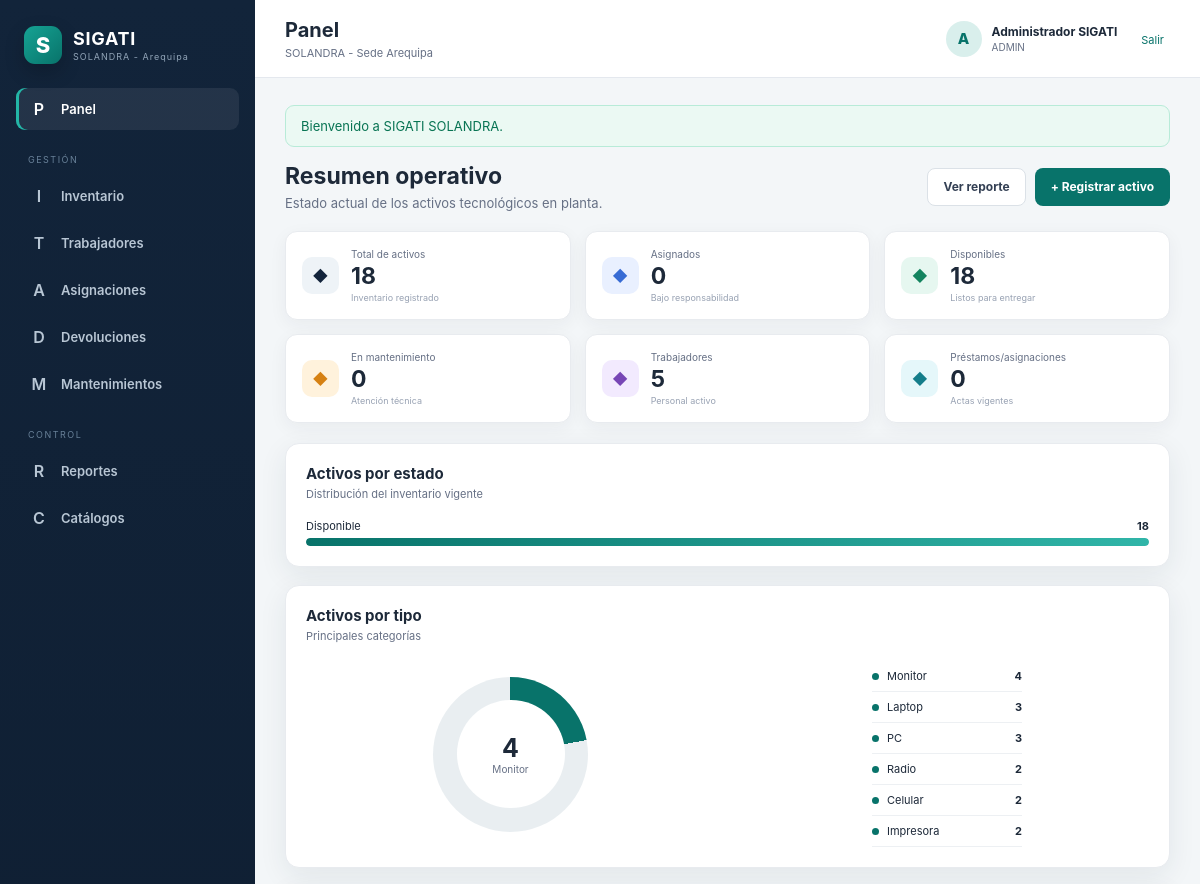
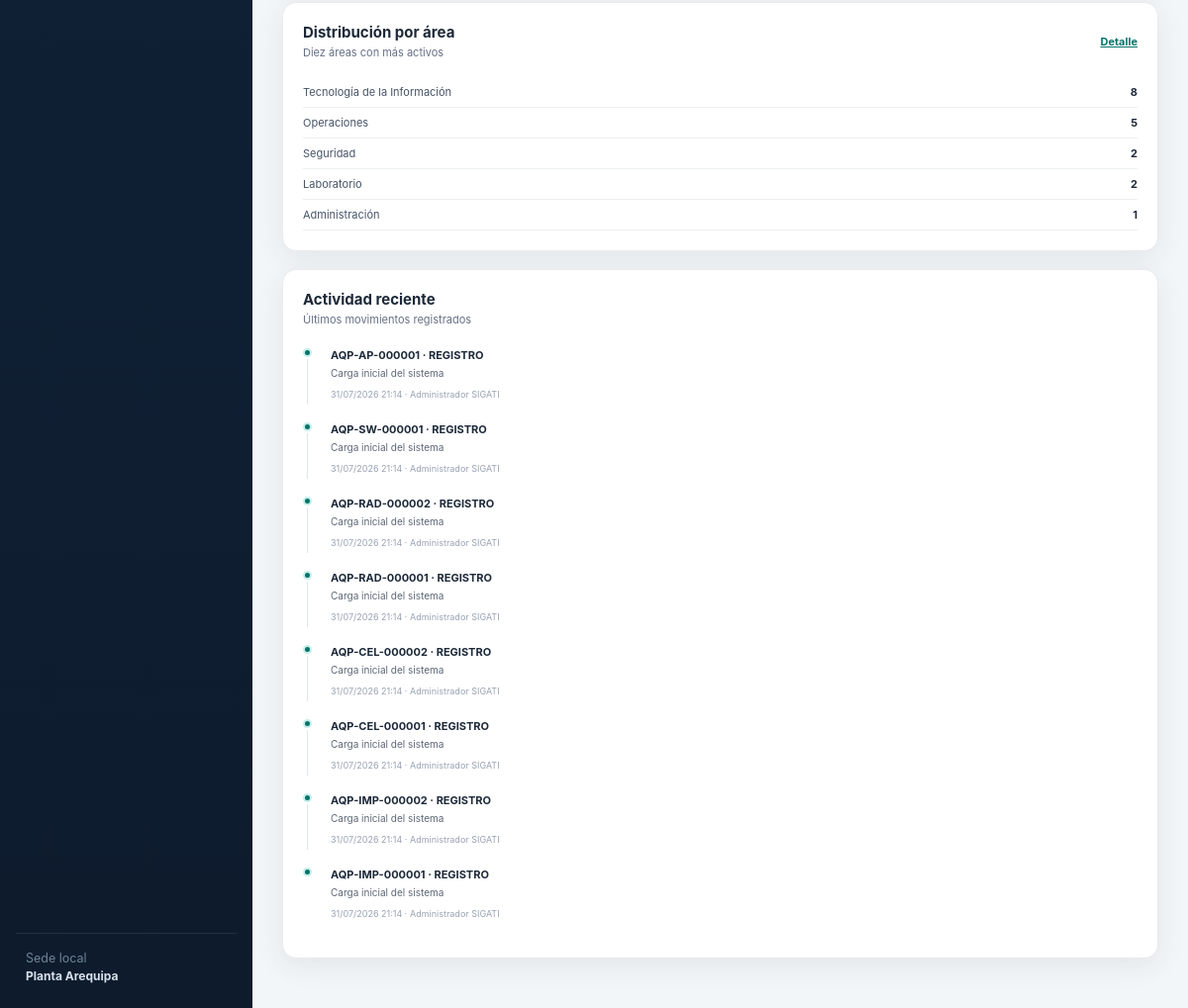
The app's page /sigati_solandra/public (signed in) with its own data (2 pictures, top to bottom).
### tables this page shows
CREATE TABLE usuarios (
  id INT UNSIGNED AUTO_INCREMENT PRIMARY KEY,
  rol_id INT UNSIGNED NOT NULL,
  nombre VARCHAR(120) NOT NULL,
  usuario VARCHAR(60) NOT NULL UNIQUE,
  correo VARCHAR(150) NULL UNIQUE,
  clave_hash VARCHAR(255) NOT NULL,
  activo TINYINT(1) NOT NULL DEFAULT 1,
  ultimo_ingreso_en DATETIME NULL,
  creado_en TIMESTAMP NOT NULL DEFAULT CURRENT_TIMESTAMP,
  actualizado_en TIMESTAMP NULL DEFAULT CURRENT_TIMESTAMP ON UPDATE CURRENT_TIMESTAMP,
  CONSTRAINT fk_users_role FOREIGN KEY (rol_id) REFERENCES roles(id)
);

CREATE TABLE estados_activo (
  id INT UNSIGNED AUTO_INCREMENT PRIMARY KEY,
  codigo VARCHAR(40) NOT NULL UNIQUE,
  nombre VARCHAR(100) NOT NULL UNIQUE,
  color VARCHAR(30) NOT NULL DEFAULT 'secondary',
  activo TINYINT(1) NOT NULL DEFAULT 1
);

CREATE TABLE tipos_activo (
  id INT UNSIGNED AUTO_INCREMENT PRIMARY KEY,
  nombre VARCHAR(100) NOT NULL UNIQUE,
  prefijo VARCHAR(8) NOT NULL UNIQUE,
  activo TINYINT(1) NOT NULL DEFAULT 1,
  creado_en TIMESTAMP NOT NULL DEFAULT CURRENT_TIMESTAMP
);

CREATE TABLE movimientos_activo (
  id BIGINT UNSIGNED AUTO_INCREMENT PRIMARY KEY,
  activo_id BIGINT UNSIGNED NOT NULL,
  tipo_movimiento VARCHAR(50) NOT NULL,
  tipo_referencia VARCHAR(40) NULL,
  referencia_id BIGINT UNSIGNED NULL,
  estado_origen_id INT UNSIGNED NULL,
  estado_destino_id INT UNSIGNED NULL,
  area_origen_id INT UNSIGNED NULL,
  area_destino_id INT UNSIGNED NULL,
  trabajador_origen_id INT UNSIGNED NULL,
  trabajador_destino_id INT UNSIGNED NULL,
  observaciones VARCHAR(500) NULL,
  usuario_id INT UNSIGNED NULL,
  creado_en TIMESTAMP NOT NULL DEFAULT CURRENT_TIMESTAMP,
  INDEX ix_movement_asset_date (activo_id,creado_en),
  CONSTRAINT fk_movement_asset FOREIGN KEY (activo_id) REFERENCES activos(id),
  CONSTRAINT fk_movement_from_status FOREIGN KEY (estado_origen_id) REFERENCES estados_activo(id),
  CONSTRAINT fk_movement_to_status FOREIGN KEY (estado_destino_id) REFERENCES estados_activo(id),
  CONSTRAINT fk_movement_from_area FOREIGN KEY (area_origen_id) REFERENCES areas(id),
  CONSTRAINT fk_movement_to_area FOREIGN KEY (area_destino_id) REFERENCES areas(id),
  CONSTRAINT fk_movement_from_employee FOREIGN KEY (trabajador_origen_id) REFERENCES trabajadores(id),
  CONSTRAINT fk_movement_to_employee FOREIGN KEY (trabajador_destino_id) REFERENCES trabajadores(id),
  CONSTRAINT fk_movement_user FOREIGN KEY (usuario_id) REFERENCES usuarios(id)
);

CREATE TABLE activos (
  id BIGINT UNSIGNED AUTO_INCREMENT PRIMARY KEY,
  uuid CHAR(36) NULL UNIQUE,
  codigo_activo VARCHAR(40) NOT NULL UNIQUE,
  codigo_anterior VARCHAR(80) NULL,
  tipo_activo_id INT UNSIGNED NOT NULL,
  marca_id INT UNSIGNED NULL,
  modelo_id INT UNSIGNED NULL,
  estado_id INT UNSIGNED NOT NULL,
  area_actual_id INT UNSIGNED NULL,
  ubicacion_id INT UNSIGNED NULL,
  trabajador_actual_id INT UNSIGNED NULL,
  numero_serie VARCHAR(150) NULL,
  nombre_equipo VARCHAR(120) NULL,
  direccion_ip VARCHAR(45) NULL,
  direccion_mac VARCHAR(30) NULL,
  imei1 VARCHAR(30) NULL,
  imei2 VARCHAR(30) NULL,
  numero_telefono VARCHAR(30) NULL,
  fecha_compra DATE NULL,
  numero_factura VARCHAR(80) NULL,
  proveedor_id INT UNSIGNED NULL,
  costo DECIMAL(12,2) NULL,
  fin_garantia DATE NULL,
  observaciones TEXT NULL,
  activo TINYINT(1) NOT NULL DEFAULT 1,
  creado_por INT UNSIGNED NULL,
  actualizado_por INT UNSIGNED NULL,
  creado_en TIMESTAMP NOT NULL DEFAULT CURRENT_TIMESTAMP,
  actualizado_en TIMESTAMP NULL DEFAULT CURRENT_TIMESTAMP ON UPDATE CURRENT_TIMESTAMP,
  INDEX ix_assets_search (codigo_activo,codigo_anterior,numero_serie),
  INDEX ix_assets_status (estado_id),
  INDEX ix_assets_area (area_actual_id),
  INDEX ix_assets_employee (trabajador_actual_id),
  CONSTRAINT fk_assets_type FOREIGN KEY (tipo_activo_id) REFERENCES tipos_activo(id),
  CONSTRAINT fk_assets_brand FOREIGN KEY (marca_id) REFERENCES marcas(id),
  CONSTRAINT fk_assets_model FOREIGN KEY (modelo_id) REFERENCES modelos(id),
  CONSTRAINT fk_assets_status FOREIGN KEY (estado_id) REFERENCES estados_activo(id),
  CONSTRAINT fk_assets_area FOREIGN KEY (area_actual_id) REFERENCES areas(id),
  CONSTRAINT fk_assets_location FOREIGN KEY (ubicacion_id) REFERENCES ubicaciones(id),
  CONSTRAINT fk_assets_employee FOREIGN KEY (trabajador_actual_id) REFERENCES trabajadores(id),
  CONSTRAINT fk_assets_supplier FOREIGN KEY (proveedor_id) REFERENCES proveedores(id),
  CONSTRAINT fk_assets_created_by FOREIGN KEY (creado_por) REFERENCES usuarios(id),
  CONSTRAINT fk_assets_updated_by FOREIGN KEY (actualizado_por) REFERENCES usuarios(id)
);

### app/Vistas/panel.php (the view, shortened to what the rows shown need)
<?php
$resumen = $resumen ?? [];
$porEstado = $porEstado ?? [];
$porTipo = $porTipo ?? [];
$porArea = $porArea ?? [];
$recientes = $recientes ?? [];
$total = max(1, (int) ($resumen['total_activos'] ?? 0));
$cards = [
    ['Total de activos', $resumen['total_activos'] ?? 0, 'Inventario registrado', 'navy'],
    ['Asignados', $resumen['activos_asignados'] ?? 0, 'Bajo responsabilidad', 'blue'],
    ['Disponibles', $resumen['activos_disponibles'] ?? 0, 'Listos para entregar', 'green'],
    ['En mantenimiento', $resumen['activos_mantenimiento'] ?? 0, 'Atención técnica', 'orange'],
    ['Trabajadores', $resumen['total_trabajadores'] ?? 0, 'Personal activo', 'purple'],
    ['Préstamos/asignaciones', $resumen['asignaciones_activas'] ?? 0, 'Actas vigentes', 'cyan'],
];
?>
<div class="page-actions">
    <div>
        <h2>Resumen operativo</h2>
        <p>Estado actual de los activos tecnológicos en planta.</p>
    </div>
    <div class="actions">
        <a class="btn btn-light" href="<?= url('reportes/inventario') ?>">Ver reporte</a>
        <a class="btn btn-primary" href="<?= url('activos/crear') ?>">+ Registrar activo</a>
    </div>
</div>
<div class="stat-grid">
    <?php foreach ($cards as [$label, $valor, $description, $tone]): ?>
        <article class="stat-card tone-<?= $tone ?>">
            <div class="stat-icon">◆</div>
            <div>
                <span><?= e($label) ?></span>
                <strong><?= number_format((int) $valor) ?></strong>
                <small><?= e($description) ?></small>
            </div>
        </article>
    <?php endforeach; ?>
</div>
<div class="dashboard-grid">
    <section class="panel">
        <div class="panel-head">
            <div>
                <h3>Activos por estado</h3>
                <p>Distribución del inventario vigente</p>
            </div>
        </div>
        <div class="bar-list">
            <?php foreach ($porEstado as $estado): ?>
                <?php $percent = round(((int) $estado['total'] / $total) * 100, 1); ?>
                <div class="bar-row">
                    <div class="bar-label">
                        <span><?= e($estado['nombre']) ?></span>
                        <b><?= (int) $estado['total'] ?></b>
                    </div>
                    <div class="bar-track">
                        <i style="width:<?= $percent ?>%"></i>
                    </div>
                </div>
            <?php endforeach; ?>
        </div>
    </section>
    <section class="panel">
        <div class="panel-head">
            <div>
                <h3>Activos por tipo</h3>
                <p>Principales categorías</p>
            </div>
        </div>
        <div class="donut-wrap">
            <div class="donut" style="--p:<?= min(100, round(((int) ($porTipo[0]['total'] ?? 0) / $total) * 100)) ?>">
                <div>
                    <strong><?= number_format((int) ($porTipo[0]['total'] ?? 0)) ?></strong>
                    <span><?= e($porTipo[0]['nombre'] ?? 'Activos') ?></span>
                </div>
            </div>
            <div class="legend-list">
                <?php foreach (array_slice($porTipo, 0, 6) as $tipo): ?>
                    <div>
                        <i></i>
                        <span><?= e($tipo['nombre']) ?></span>
                        <b><?= (int) $tipo['total'] ?></b>
                    </div>
                <?php endforeach; ?>
            </div>
        </div>
    </section>
    <section class="panel">
        <div class="panel-head">
            <div>
                <h3>Distribución por área</h3>
                <p>Diez áreas con más activos</p>
            </div>
            <a href="<?= url('reportes/inventario') ?>">Detalle</a>
        </div>
        <div class="area-list">
            <?php foreach ($porArea as $area): ?>
                <div>
                    <span><?= e($area['nombre']) ?></span>
                    <b><?= (int) $area['total'] ?></b>
                </div>
            <?php endforeach; ?>
        </div>
    </section>
    <section class="panel">
        <div class="panel-head">
            <div>
                <h3>Actividad reciente</h3>
                <p>Últimos movimientos registrados</p>
            </div>
        </div>
        <div class="timeline compact">
            <?php foreach ($recientes as $movimiento): ?>
                <div class="timeline-item">
                    <i></i>
                    <div>
                        <strong><?= e($movimiento['codigo_activo']) ?> · <?= e($movimiento['tipo_movimiento']) ?></strong>
                        <p><?= e($movimiento['observaciones'] ?: 'Movimiento registrado') ?></p>
                        <small>
                            <?= datetime_pe($movimiento['creado_en']) ?> · <?= e($movimiento['nombre_usuario'] ?? 'Sistema') ?>
                        </small>
                    </div>
                </div>
            <?php endforeach; ?>
        </div>
    </section>
</div>

### app/Nucleo/nucleo.php (shortened to what the rows shown need)
<?php
final class Config
{
    private static array $datos = [];
    public static function obtener(string $clave, mixed $default = null): mixed
    {
        [$archivo, $registro] = array_pad(explode('.', $clave, 2), 2, null);
        if (!isset(self::$datos[$archivo])) {
            $ruta = dirname(__DIR__, 2).'/config/'.$archivo.'.php';
            self::$datos[$archivo] = require $ruta;
        }
        return $registro === null
            ? self::$datos[$archivo]
            : (self::$datos[$archivo][$registro] ?? $default);
    }
}
final class BD
{
    private static ?PDO $pdo = null;
    public static function pdo(): PDO
    {
        $config = Config::obtener('base_datos');
        $dsn = sprintf(
            'mysql:host=%s;port=%s;dbname=%s;charset=%s',
            $config['servidor'],
            $config['puerto'],
            $config['nombre'],
            $config['codificacion']
        );
        self::$pdo = new PDO($dsn, $config['usuario'], $config['clave'], [
            PDO::ATTR_ERRMODE => PDO::ERRMODE_EXCEPTION,
            PDO::ATTR_DEFAULT_FETCH_MODE => PDO::FETCH_ASSOC,
            PDO::ATTR_EMULATE_PREPARES => false,
        ]);
        return self::$pdo;
    }
}
final class Flash
{
    public static function tomar(): array
    {
        $mensajes = $_SESSION['_flash'] ?? [];
        return $mensajes;
    }
}
final class Auth
{
    public static function usuario(): ?array
    {
        return $_SESSION['usuario'] ?? null;
    }
    public static function rol(): ?string
    {
        return $_SESSION['usuario']['nombre_rol'] ?? null;
    }
}
final class Vista
{
    public static function renderizar(string $vista, array $datos = [], string $plantilla = 'plantilla'): void
    {
        $archivo = dirname(__DIR__).'/Vistas/'.$vista.'.php';
        extract($datos, EXTR_SKIP);
        require $archivo;
        $contenido = ob_get_clean();
        require dirname(__DIR__).'/Vistas/'.$plantilla.'.php';
    }
}
abstract class Controlador
{
    protected function vista(string $vista, array $datos = [], string $plantilla = 'plantilla'): void
    {
        Vista::renderizar($vista, $datos, $plantilla);
    }
}
final class Router
{
    private array $rutas = [];
    public function get(string $ruta, array $manejador): void
    {
        $this->rutas[] = ['GET', $ruta, $manejador];
    }
    public function post(string $ruta, array $manejador): void
    {
        $this->rutas[] = ['POST', $ruta, $manejador];
    }
    public function dispatch(): void
    {
        $metodo = $_SERVER['REQUEST_METHOD'];
        $uri = parse_url($_SERVER['REQUEST_URI'], PHP_URL_PATH) ?: '/';
        $base = rtrim((string) Config::obtener('aplicacion.url_base'), '/');
        if ($base !== '' && str_starts_with($uri, $base)) {
            $uri = substr($uri, strlen($base));
        }
        $uri = '/'.trim($uri, '/');
        foreach ($this->rutas as [$metodoRuta, $ruta, $manejador]) {
            if ($metodoRuta !== $metodo) {
                continue;
            }
            $pattern = '#^'.preg_replace(
                '#\{[a-zA-Z_][a-zA-Z0-9_]*\}#',
                '([^/]+)',
                rtrim($ruta, '/')
            ).'/?$#';
            if (preg_match($pattern, $uri, $coincidencias)) {
                array_shift($coincidencias);
                [$clase, $accion] = $manejador;
                (new $clase())->$accion(...$coincidencias);
                return;
            }
        }
    }
}

### app/Vistas/plantilla.php (shortened to what the rows shown need)
<?php
$usuario = Auth::usuario();
$flashes = Flash::tomar();
$rutaActual = trim(parse_url($_SERVER['REQUEST_URI'] ?? '', PHP_URL_PATH) ?? '', '/');
function nav_activo(string $segmento, string $rutaActual): string
{
    return str_contains($rutaActual, $segmento) ? 'active' : '';
}
?>
<!doctype html>
<html lang="es">
<head>
    <link rel="stylesheet" href="<?= recurso('css/app.css') ?>">
</head>
<body>
<div class="app-shell">
    <aside class="sidebar" id="sidebar">
        <div class="brand">
            <div class="brand-mark">S</div>
            <div>
                <strong>SIGATI</strong>
                <small>SOLANDRA - Arequipa</small>
            </div>
        </div>
        <nav>
            <a class="<?= $rutaActual === trim(config('aplicacion.url_base'), '/') ? 'active' : '' ?>" href="<?= url() ?>">
                <span>P</span> Panel
            </a>
            <div class="nav-label">GESTIÓN</div>
            <a class="<?= nav_activo('activos', $rutaActual) ?>" href="<?= url('activos') ?>">
                <span>I</span> Inventario
            </a>
            <a class="<?= nav_activo('trabajadores', $rutaActual) ?>" href="<?= url('trabajadores') ?>">
                <span>T</span> Trabajadores
            </a>
            <a class="<?= nav_activo('asignaciones', $rutaActual) ?>" href="<?= url('asignaciones') ?>">
                <span>A</span> Asignaciones
            </a>
            <a class="<?= nav_activo('devoluciones', $rutaActual) ?>" href="<?= url('devoluciones') ?>">
                <span>D</span> Devoluciones
            </a>
            <a class="<?= nav_activo('mantenimientos', $rutaActual) ?>" href="<?= url('mantenimientos') ?>">
                <span>M</span> Mantenimientos
            </a>
            <div class="nav-label">CONTROL</div>
            <a class="<?= nav_activo('reportes', $rutaActual) ?>" href="<?= url('reportes/inventario') ?>">
                <span>R</span> Reportes
            </a>
            <?php if (Auth::rol() === 'ADMIN'): ?>
                <a class="<?= nav_activo('catalogos', $rutaActual) ?>" href="<?= url('catalogos') ?>">
                    <span>C</span> Catálogos
                </a>
            <?php endif; ?>
        </nav>
        <div class="sidebar-foot">
            <small>Sede local</small>
            <strong>Planta Arequipa</strong>
        </div>
    </aside>
    <main class="main">
        <header class="topbar">
            <div>
                <h1><?= e($titulo ?? 'SIGATI') ?></h1>
                <p><?= e(config('aplicacion.empresa')) ?> - <?= e(config('aplicacion.sede')) ?></p>
            </div>
            <div class="user-menu">
                <div class="avatar"><?= e(strtoupper(substr($usuario['nombre'] ?? 'U', 0, 1))) ?></div>
                <div>
                    <strong><?= e($usuario['nombre'] ?? '') ?></strong>
                    <small><?= e($usuario['nombre_rol'] ?? '') ?></small>
                </div>
                <form action="<?= url('salir') ?>" method="post">
                    <button class="link-button" title="Cerrar sesión">Salir</button>
                </form>
            </div>
        </header>
        <section class="content">
            <?php foreach ($flashes as $flash): ?>
                <div class="alert alert-<?= e($flash['type']) ?>" data-auto-dismiss>
                    <?= e($flash['message']) ?>
                </div>
            <?php endforeach; ?>
            <?= $contenido ?>
        </section>
    </main>
</div>
</body>
</html>

### records on screen
usuarios: nombre "Administrador SIGATI"
estados_activo: nombre "Disponible", total "18", $percent 100 (drawn)
tipos_activo: nombre "Monitor", total "4"
tipos_activo: nombre "Laptop", total "3"
tipos_activo: nombre "PC", total "3"
tipos_activo: nombre "Radio", total "2"
tipos_activo: nombre "Celular", total "2"
tipos_activo: nombre "Impresora", total "2"
movimientos_activo: activo.codigo_activo "AQP-AP-000001", tipo_movimiento "REGISTRO", observaciones "Carga inicial del sistema", creado_en "31/07/2026 21:14", usuario.nombre "Administrador SIGATI"
movimientos_activo: activo.codigo_activo "AQP-SW-000001", tipo_movimiento "REGISTRO", observaciones "Carga inicial del sistema", creado_en "31/07/2026 21:14", usuario.nombre "Administrador SIGATI"
movimientos_activo: activo.codigo_activo "AQP-RAD-000002", tipo_movimiento "REGISTRO", observaciones "Carga inicial del sistema", creado_en "31/07/2026 21:14", usuario.nombre "Administrador SIGATI"
movimientos_activo: activo.codigo_activo "AQP-RAD-000001", tipo_movimiento "REGISTRO", observaciones "Carga inicial del sistema", creado_en "31/07/2026 21:14", usuario.nombre "Administrador SIGATI"
movimientos_activo: activo.codigo_activo "AQP-CEL-000002", tipo_movimiento "REGISTRO", observaciones "Carga inicial del sistema", creado_en "31/07/2026 21:14", usuario.nombre "Administrador SIGATI"
movimientos_activo: activo.codigo_activo "AQP-CEL-000001", tipo_movimiento "REGISTRO", observaciones "Carga inicial del sistema", creado_en "31/07/2026 21:14", usuario.nombre "Administrador SIGATI"
movimientos_activo: activo.codigo_activo "AQP-IMP-000002", tipo_movimiento "REGISTRO", observaciones "Carga inicial del sistema", creado_en "31/07/2026 21:14", usuario.nombre "Administrador SIGATI"
movimientos_activo: activo.codigo_activo "AQP-IMP-000001", tipo_movimiento "REGISTRO", observaciones "Carga inicial del sistema", creado_en "31/07/2026 21:14", usuario.nombre "Administrador SIGATI"

### other values on screen
$flash['message'] "Bienvenido a SIGATI SOLANDRA."
$label "Total de activos"
$valor "18"
$description "Inventario registrado"
$label "Asignados"
$valor "0"
$description "Bajo responsabilidad"
$label "Disponibles"
$description "Listos para entregar"
$label "En mantenimiento"
$description "Atención técnica"
$label "Trabajadores"
$valor "5"
$description "Personal activo"
$label "Préstamos/asignaciones"
